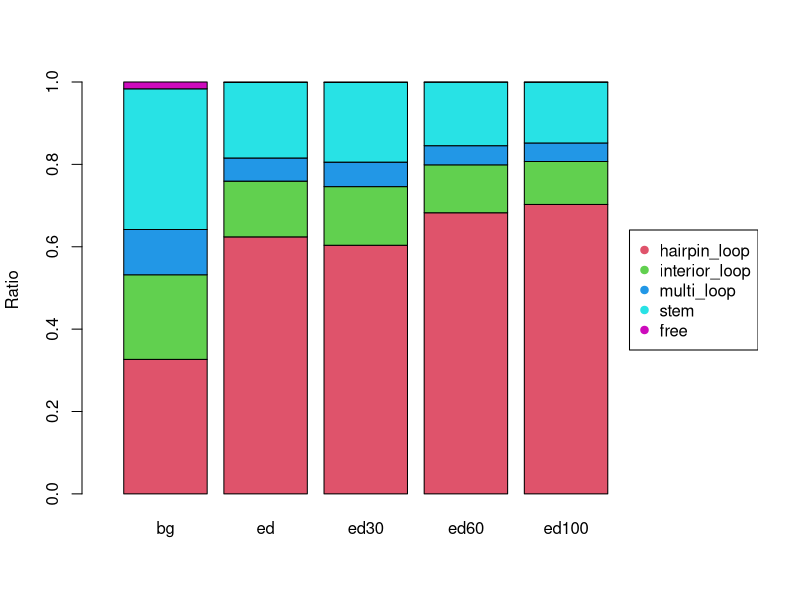

Reproduce this figure in R.
setwd("output")
x<-read.table("class.freq.dat", header = T)
barplot(as.matrix(x),col=2:6, ylab = "Ratio", xlim=c(0, 7.5))
legend("right",  rownames(x), pch=19, col=2:6)
